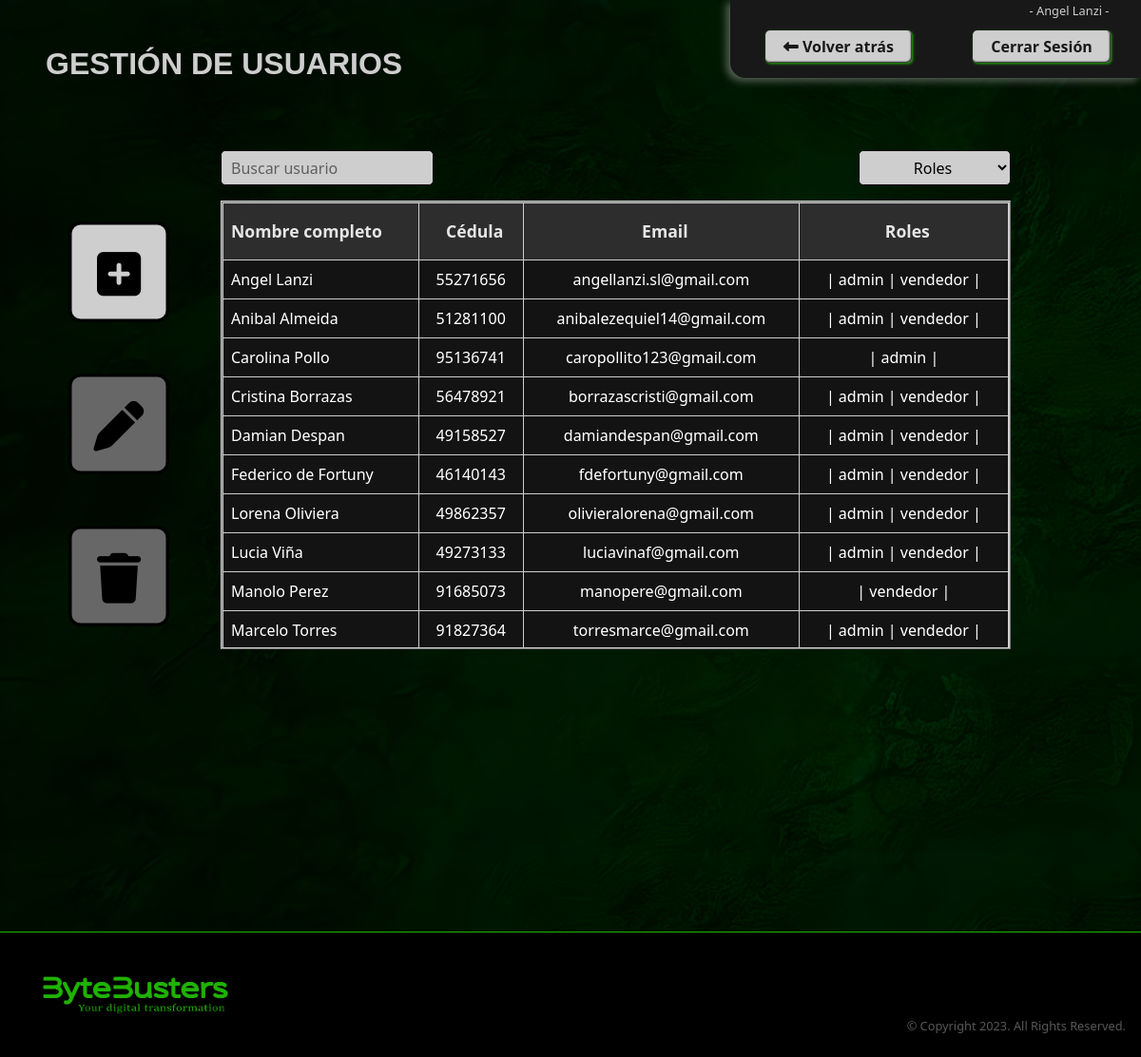
Screenshot of /pages/abm-usuarios.php (signed in) with the database file from the repository.
### tables this page shows
CREATE TABLE IF NOT EXISTS `USUARIOS` (
  `ci` varchar(8) NOT NULL,
  `pass` varchar(255) NOT NULL,
  `nombre` varchar(45) NOT NULL,
  `email` varchar(45) NOT NULL,
  `apellido` varchar(45) NOT NULL,
  `activo` boolean NOT NULL DEFAULT 1,
  PRIMARY KEY(`ci`)
);

### src/repository/users.repository.php (called while the page is built, shortened)
<?php
function findAllUsers(string $searchValue = ""): array
{
    require realpath(dirname(__FILE__)) . "/../db/conexion.php";
    try {
        $statement = $con->prepare("SELECT * FROM USUARIOS WHERE activo = :isActive AND nombre LIKE '%$searchValue%' ORDER BY nombre ASC");
        $statement->execute(array(":isActive" => 1));
        $reg = $statement->fetchAll(PDO::FETCH_ASSOC);
        return $reg ? $reg : [];
    } catch (Exception $e) {
        $con->close();
        die("ERROR SQL in findAllUsers(): " . $e->getMessage());
    }
}
function findRoles(string $ci): array
{
    require realpath(dirname(__FILE__)) . "/../db/conexion.php";
    try {
        $statement = $con->prepare("SELECT id, nombreRol
                                    FROM USUARIOS_has_ROLES ur
                                    JOIN ROLES r
                                    ON r.id = ur.ROLES_id
                                    WHERE ur.USUARIOS_ci = :ci");
        $statement->execute(array(':ci' => $ci));
        $rolNamesList = [];
        $rolesIdsList = [];
        while ($reg = $statement->fetch(PDO::FETCH_ASSOC)) {
            if ($reg) {
                array_push($rolesIdsList, $reg['id']);
                array_push($rolNamesList, $reg['nombreRol']);
            }
        }
        return [$rolesIdsList, $rolNamesList];
    } catch (Exception $e) {
        $con->close();
        die("ERROR SQL in findRoles(): " . $e->getMessage());
    }
}

### src/modules/users/abm-usuarios.php (the view, shortened to what this page needs)
<?php
require_once realpath(dirname(__FILE__)) . "/../../repository/users.repository.php";
function getUsersTableDataHTML(string $name = ""): string
{
    $usersData = findAllUsers($name);
    $usersList = '';
    foreach ($usersData as $user) {
        $rolesList = findRoles($user['ci']);
        $roles = '| ';
        foreach ($rolesList[1] as $rol) {
            $roles .= ' ' . $rol . ' |';
        }
        $usersList .= '
                        <tr id="' . $user['ci'] . '" class="align-middle" onclick="selectUserRow(' . $user['ci'] . ')">
                            <td class="user-select-none first-in-table">' . $user['nombre'] . ' ' . $user['apellido'] . '</td>
                            <td>' . $user['ci'] . '</td>
                            <td class="user-select-none">' . $user['email'] . '</td>
                            <td class="user-select-none">' . $roles . '</td>
                        </tr>';
    }
    return $usersList;
}

### styles/style.css (style rules this page uses)
:root { --bytebusters-color: #1fb300; --color-dark-green: #167800; --color-1: #181818; --color-2: #5a5a5a3b; --color-3: #cecece; --color-4: #000000; --color-5: #b8b8b878; --color-6: #ffffff38; --color-7: #c4c4c4c8; --color-white: #ffffff; --color-placeholder: #3b3b3bc1; --semi-transparent-color: #ffffff50; --error-color: #b30a0a; --color-dark-red:#790000; --transparent-color: #00000000; --primary-background-color: var(--color-1); --secondary-background-color: var(--color-2); --background-color-light: var(--color-3); --footer-background-color: var(--color-4); --pressed-button: var(--color-2); --primary-text-color: var(--color-1); --secondary-text-color: var(--color-5); --text-button-color: var(--color-1); --light-text-color: var(--color-3); --primary-border-color: var(--bytebusters-color); --secondary-border-color: var(--color-3); --font-family-h1: Verdana, Geneva, Tahoma, sans-serif; --primary-font-family: 'Lucida Sans', 'Lucida Sans Regular', 'Lucida Grande', 'Lucida Sans Unicode', Geneva, Verdana, sans-serif; }
html { position: relative; min-height: 100vh; overflow: scroll; }
body { background-image: url("../assets/backgroundGreen.png"); background-size: cover; background-repeat: no-repeat; }
td { text-align: center; padding: .5rem; border: 1px solid var(--secondary-border-color); background-color: var(--primary-background-color) !important; border-bottom: 1px solid var(--secondary-border-color); filter: contrast(105%); }
.table>:not(caption)>*>* { padding: .5rem; }
.first-in-table { text-align: start; }
@media only screen and (min-width: 992px) { html { min-height: 100vh; } }
@media only screen and (min-width: 992px) { body { min-height: 80vh; } }

### rows the page displays
usuarios: nombre "Angel", apellido "Lanzi", ci "55271656", email "angellanzi.sl@gmail.com", roles "| admin | vendedor |"
usuarios: nombre "Anibal", apellido "Almeida", ci "51281100", email "anibalezequiel14@gmail.com", roles "| admin | vendedor |"
usuarios: nombre "Carolina", apellido "Pollo", ci "95136741", email "caropollito123@gmail.com", roles "| admin |"
usuarios: nombre "Cristina", apellido "Borrazas", ci "56478921", email "borrazascristi@gmail.com", roles "| admin | vendedor |"
usuarios: nombre "Damian", apellido "Despan", ci "49158527", email "damiandespan@gmail.com", roles "| admin | vendedor |"
usuarios: nombre "Federico", apellido "de Fortuny", ci "46140143", email "fdefortuny@gmail.com", roles "| admin | vendedor |"
usuarios: nombre "Lorena", apellido "Oliviera", ci "49862357", email "olivieralorena@gmail.com", roles "| admin | vendedor |"
usuarios: nombre "Lucia", apellido "Viña", ci "49273133", email "luciavinaf@gmail.com", roles "| admin | vendedor |"
usuarios: nombre "Manolo", apellido "Perez", ci "91685073", email "manopere@gmail.com", roles "| vendedor |"
usuarios: nombre "Marcelo", apellido "Torres", ci "91827364", email "torresmarce@gmail.com", roles "| admin | vendedor |"

### other values shown
$_SESSION['userName'] "Angel Lanzi"
